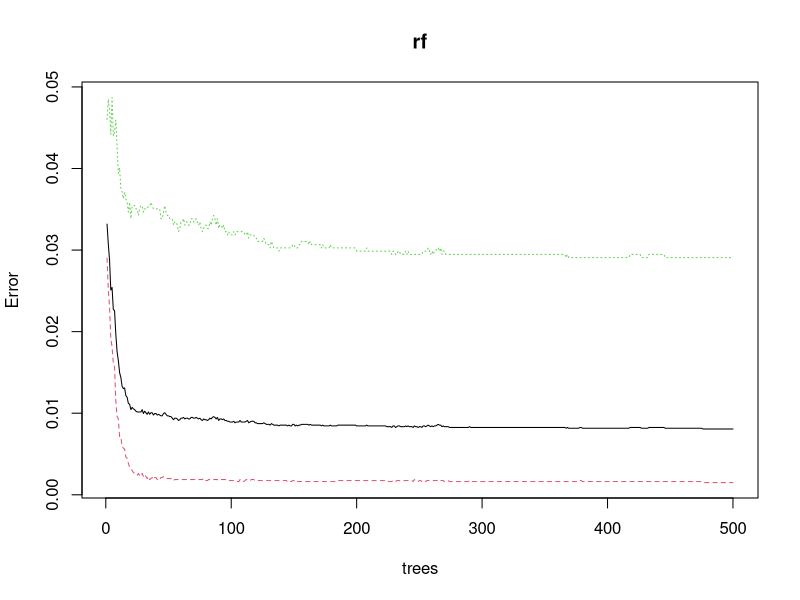

Generate this figure with R: (Note: this script raises an error after producing the figure.)

DataSet <- read.csv("HR.csv")
head(DataSet)
str(DataSet)

#convert continue factors to categories factors
DataSet$left <- as.factor(DataSet$left)
DataSet$promotion_last_5years <- as.factor(DataSet$promotion_last_5years)
DataSet$Work_accident <- as.factor(DataSet$Work_accident)

# Data Patition 
set.seed(123)
ind <- sample(2,nrow(DataSet), replace = TRUE, prob = c(0.7, 0.3))
train <- DataSet[ind == 1,]
test <- DataSet[ind == 2,]

# Random Forest Model
library(randomForest)
set.seed(123)
rf <- randomForest(left~., data = train)
rf
### from the default mtry = 3 , No. of trees = 500 ,OOB error rate = 0.83 (for classification)

#Create Confusion Matrix 
library(caret)
Predict_Train <- predict(rf, train)
confusionMatrix(Predict_Train, train$left)
## Result for accuracy is 0.9998 

#Predict testing data and create confusion matrix
Predict_Test <- predict(rf, test)
confusionMatrix(Predict_Test, test$left)
### Notice that accuracy is declined

# check the error rate and the optimal number of trees 
plot(rf)
### from the plot 80 trees or 100 trees seems to be the optimal tree used in rf model

## tuning rf model
NewRF <- tuneRF(train[-10], train[10], stepFactor =  1, plot = TRUE, ntreeTry = 60, trace =  TRUE, improve = 0.05)

# plot histogram Number of Nodes in trees
hist(treesize(rf), main = "Nodes of Random Forest")
#From the plot most of tree are grow with at 90 nodes

#Variable Importance
varImpPlot(rf)
## from plot , seem like department, salary, work accident , promotion_last_5years is less importance
importance(rf) ## show importance of variable
varUsed(rf) ##show number of using of variable


